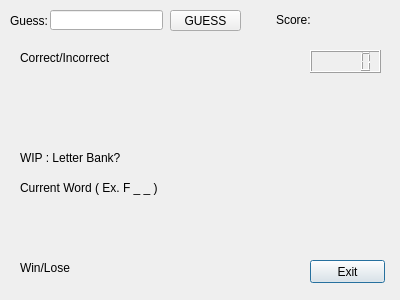
<?xml version="1.0" encoding="UTF-8"?>
<ui version="4.0">
 <class>GameWindow</class>
 <widget class="QDialog" name="GameWindow">
  <property name="geometry">
   <rect>
    <x>0</x>
    <y>0</y>
    <width>400</width>
    <height>300</height>
   </rect>
  </property>
  <property name="windowTitle">
   <string>Dialog</string>
  </property>
  <widget class="QLineEdit" name="GuessInput">
   <property name="geometry">
    <rect>
     <x>50</x>
     <y>10</y>
     <width>113</width>
     <height>20</height>
    </rect>
   </property>
  </widget>
  <widget class="QLabel" name="GuessLabel">
   <property name="geometry">
    <rect>
     <x>10</x>
     <y>10</y>
     <width>41</width>
     <height>21</height>
    </rect>
   </property>
   <property name="text">
    <string>Guess:</string>
   </property>
  </widget>
  <widget class="QLabel" name="ScoreLabel">
   <property name="geometry">
    <rect>
     <x>276</x>
     <y>10</y>
     <width>101</width>
     <height>20</height>
    </rect>
   </property>
   <property name="text">
    <string>Score: </string>
   </property>
  </widget>
  <widget class="QLabel" name="CorrectLabel">
   <property name="geometry">
    <rect>
     <x>20</x>
     <y>50</y>
     <width>111</width>
     <height>16</height>
    </rect>
   </property>
   <property name="text">
    <string>Correct/Incorrect</string>
   </property>
  </widget>
  <widget class="QLabel" name="LetterBankLabel">
   <property name="geometry">
    <rect>
     <x>20</x>
     <y>150</y>
     <width>111</width>
     <height>16</height>
    </rect>
   </property>
   <property name="text">
    <string>WIP : Letter Bank?</string>
   </property>
  </widget>
  <widget class="QLabel" name="WinLabel">
   <property name="geometry">
    <rect>
     <x>20</x>
     <y>260</y>
     <width>281</width>
     <height>16</height>
    </rect>
   </property>
   <property name="text">
    <string>Win/Lose</string>
   </property>
  </widget>
  <widget class="QPushButton" name="ExitButton">
   <property name="geometry">
    <rect>
     <x>310</x>
     <y>260</y>
     <width>75</width>
     <height>23</height>
    </rect>
   </property>
   <property name="text">
    <string>Exit</string>
   </property>
  </widget>
  <widget class="QLabel" name="label">
   <property name="geometry">
    <rect>
     <x>20</x>
     <y>180</y>
     <width>151</width>
     <height>16</height>
    </rect>
   </property>
   <property name="text">
    <string>Current Word ( Ex. F _ _ )</string>
   </property>
  </widget>
  <widget class="QLCDNumber" name="Timer">
   <property name="geometry">
    <rect>
     <x>310</x>
     <y>50</y>
     <width>71</width>
     <height>23</height>
    </rect>
   </property>
  </widget>
  <widget class="QPushButton" name="pushButton">
   <property name="geometry">
    <rect>
     <x>170</x>
     <y>10</y>
     <width>71</width>
     <height>21</height>
    </rect>
   </property>
   <property name="text">
    <string>GUESS</string>
   </property>
  </widget>
 </widget>
 <resources/>
 <connections/>
</ui>
